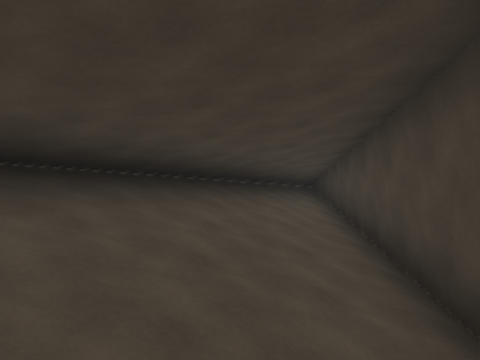
[1] (above)

24 first-person views from a walk through a scene from a Unity 3-D project. The camera is 1.4 m above the floor, looks level and sees 70° across. The floor is counted in squares, 2 m on a side. Each view is taken from the middle of a square. On the plan, view 1 faces up. The plan holds only what a view shows up to about 11 squares ahead; the rest is blank. The place goes on beyond the plan. Surface patterns are stand-ins for the level's own textures.

[2]
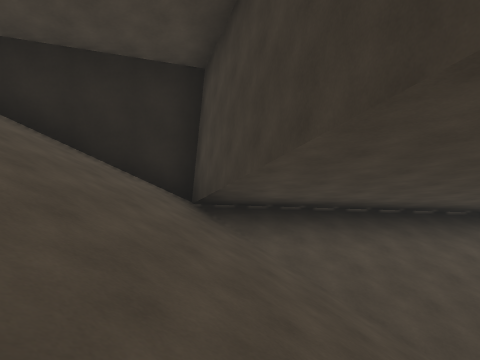

[3]
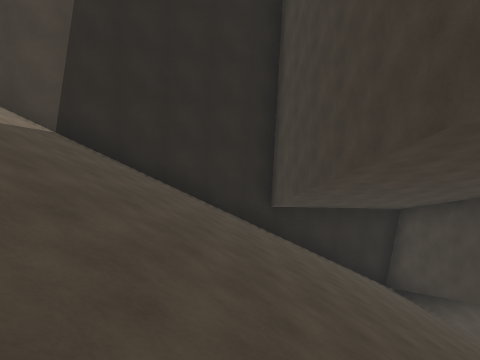

[4]
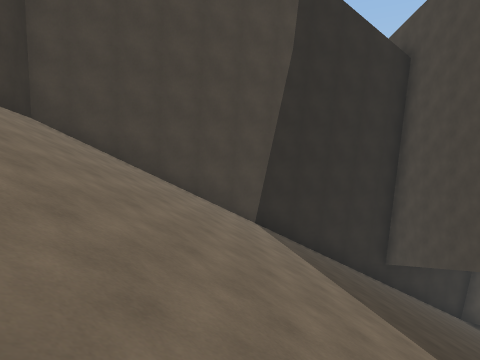

[5]
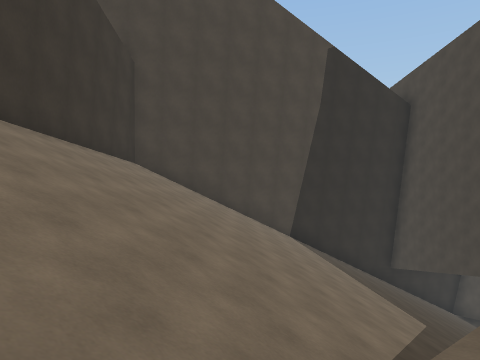

[6]
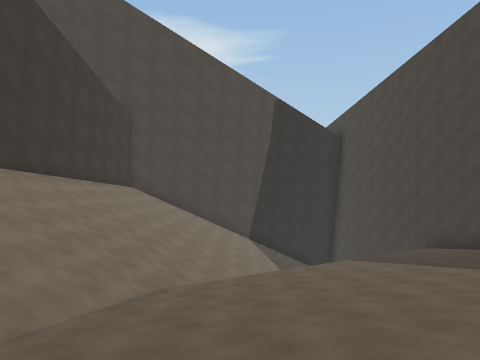

[7]
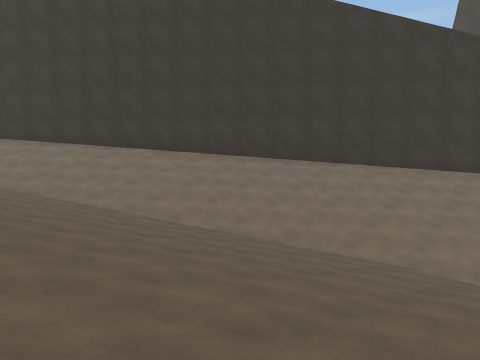

[8]
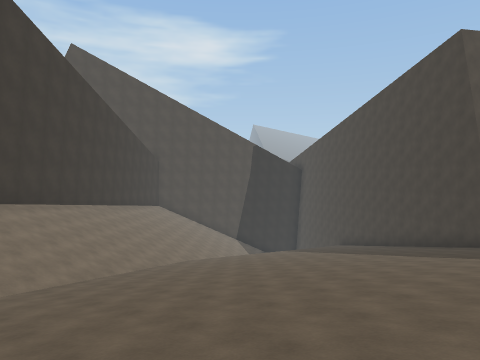

[9]
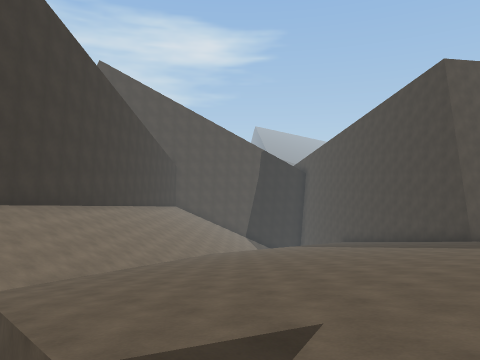

[10]
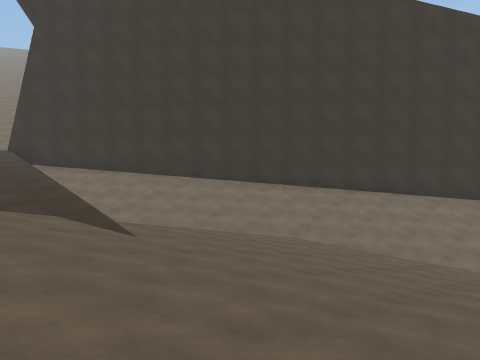

[11]
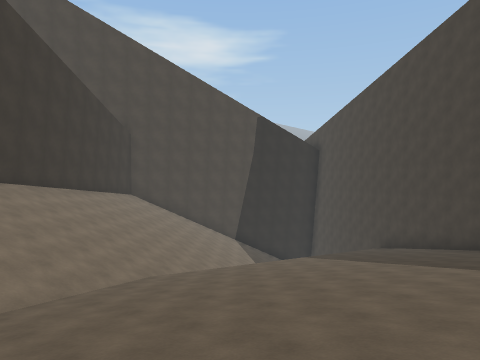

[12]
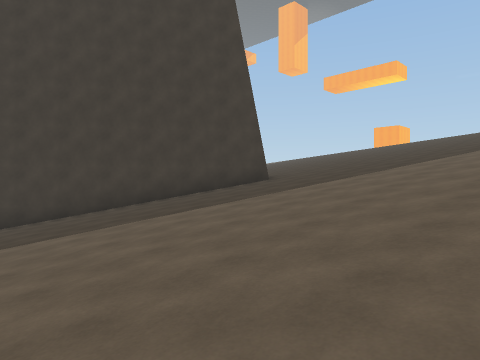

[13]
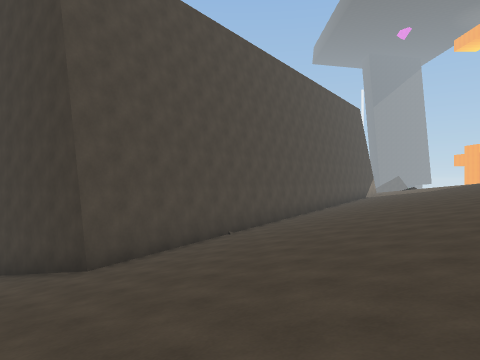

[14]
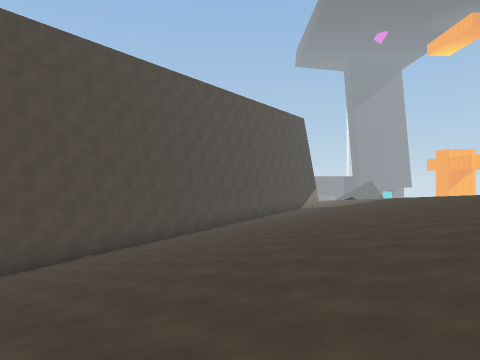

[15]
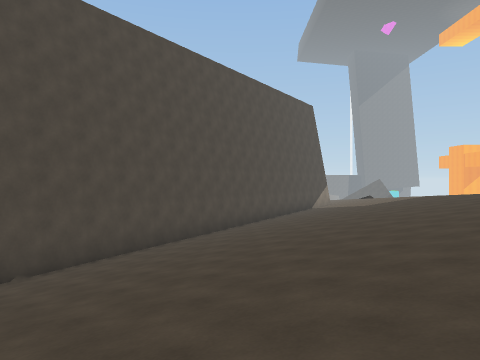

[16]
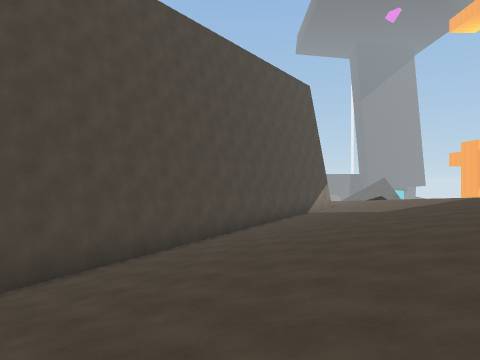

[17]
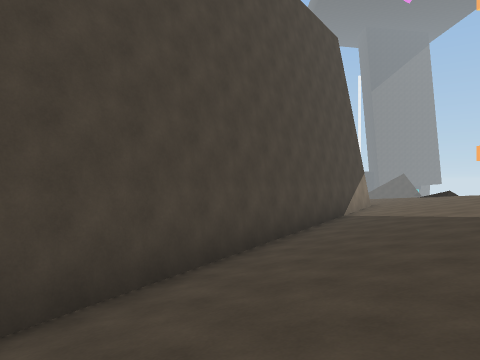

[18]
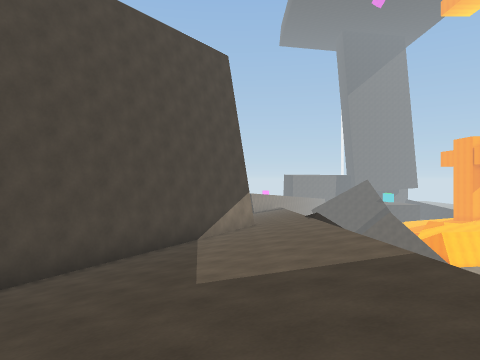

[19]
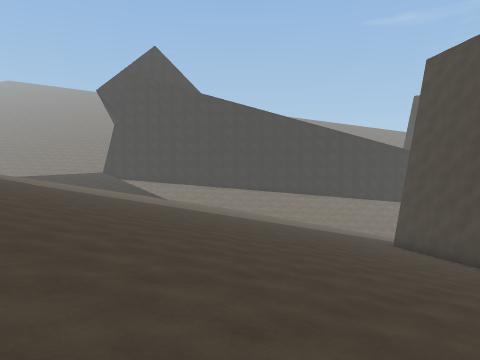

[20]
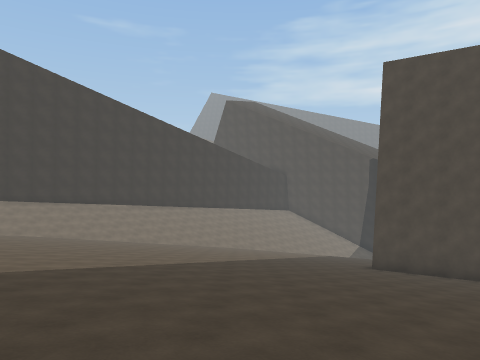

[21]
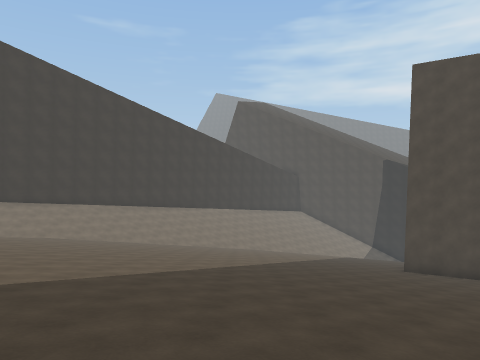

[22]
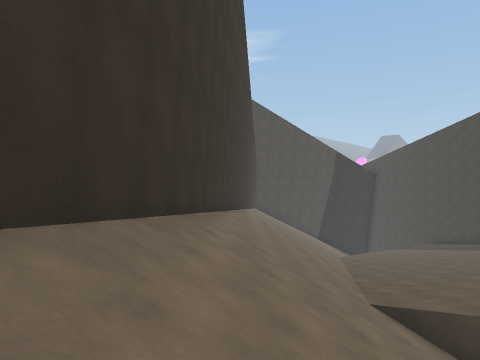

[23]
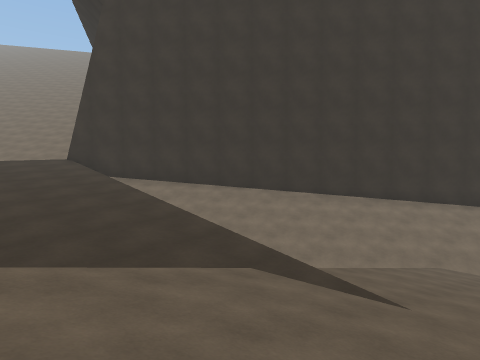

[24]
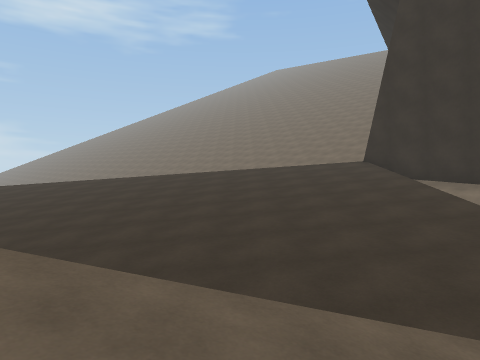

### Floor plan
Key: @ floor where view 1 was taken; # wall or solid block; . main floor; : floor 1.5 m higher than the main floor; - floor 1.75 m lower than the main floor; + floor 3.25 m higher than the main floor; _ floor 3.25 m lower than the main floor; < floor 4.75 m lower than the main floor; ( floor 6.5 m lower than the main floor; / step, stairs or slope; = window, fence, low wall or low ledge; ^ raised ledge.
Columns run from 10 left of view 1 to 22 right of it. Each row starts with its distance up from view 1.
  7          ##=#
  6          #=/#
  5         ##=/#
  4        ##=//#                ##--
  3        #=///#               ##_-/
  2       ##=///                #_--/
  1      ##=///                ##_---
  0      #/#=/@               ##_---
 -1     ##/////              ##__---
 -2     #//////              #__----
 -3    ##///////            ##__---.
 -4    #//////             ##__----.
 -5    #//////             #___---..^
 -6   ##//////            ##__----..
 -7   #/////// ##        ##___---...
 -8   #/////// (##       #___----...
 -9  ##////////((##     ##___---....
-10  #/////////(((###  ##___----....
-11  #/////// /(((<<####____---.....
-12 ##/////////(((<<<###____---....
-13 #/////////(((<<<<______---.....
-14 ##////////(((<<<_______---.....
-15  ##///////((<<<<______---......
-16   ##//////((<<<_______---......
-17    ##/////(<<<<______---......
-18     #//////<<<_______---......
-19     ##/////<<<______---.......
-20      ##/////<_______---......:
-21       ##////<______---....
-22        ##////______---...
-23         ##////____---..
-24          #////____---...
-25          ##////__---....
-26           ##////_---.....
-27            ##////   ..../
-28             ##////  .....
-29              ##///  .......
-30               #/////........
-31               ##////........
-32                 #///:........
-33                  #//:::.......
-34                  ^#/:::::.....
-35                   ##+::::::....
-36                        //::::..

Positions as (right, up) in squares from view 1, and headings:
1: (0, 0), facing up
2: (1, -3), facing up-left
3: (0, -10), facing up-left
4: (-1, -15), facing up-left
5: (0, -18), facing up-left
6: (4, -20), facing up-left
7: (6, -15), facing down-left
8: (10, -25), facing up-left
9: (11, -27), facing up-left
10: (12, -21), facing down-left
11: (6, -21), facing up-left
12: (1, -19), facing up-right
13: (11, -19), facing up
14: (15, -19), facing up
15: (15, -16), facing up
16: (16, -12), facing up
17: (16, -7), facing up
18: (20, -7), facing up
19: (21, -8), facing down-left
20: (19, -17), facing left
21: (19, -18), facing left
22: (7, -31), facing up-left
23: (13, -24), facing down-left
24: (13, -25), facing down
